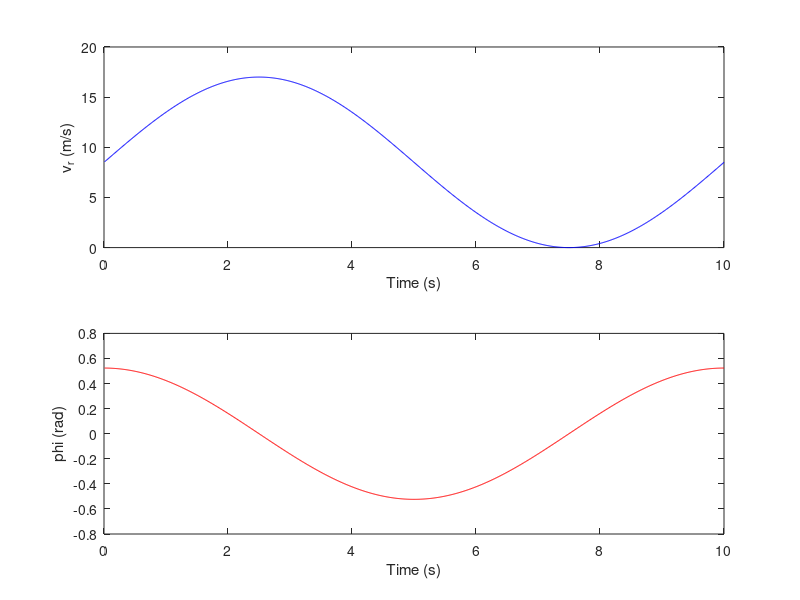
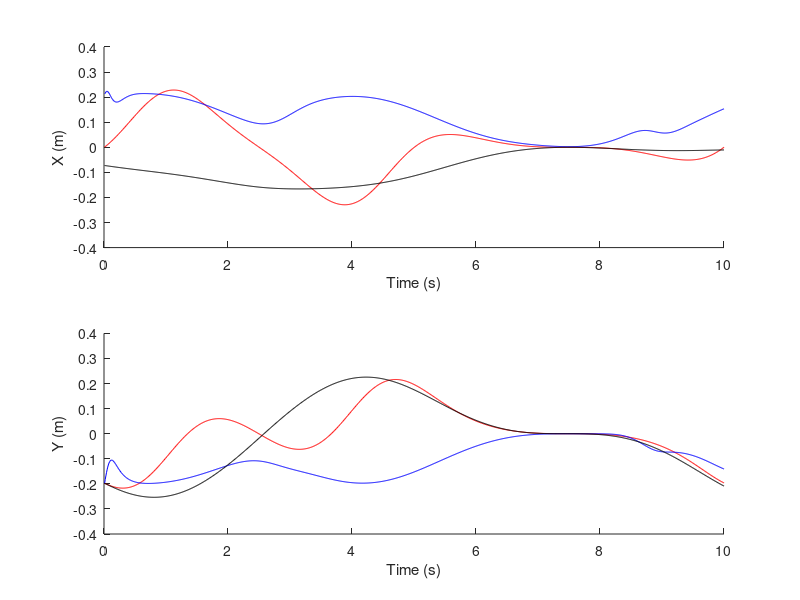
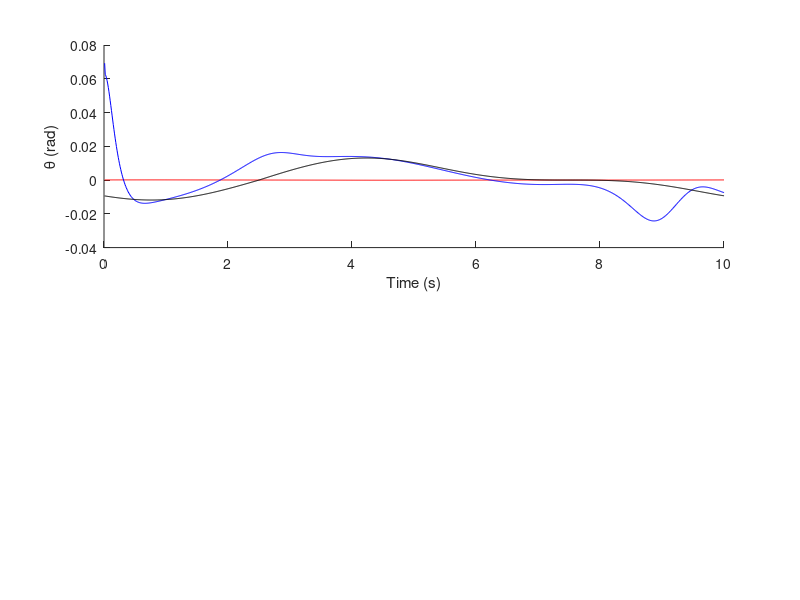

The MATLAB source for these figures, in order:
%%%%%%%%%%%%%%%%%%%%%%%%%%%%%%%%%%%%%%%%%%%%%%%%%%%%%%%%%%%%%%%%%%%%%%%%%%%
% File: numerical_simulation.m
% Author: Wenyu
% Date: 06/16/2019
% Description: simulate the kinematic motion of four wheel vehicle by a
% two-wheel differential mobile vehicle with sine inputs
% Version: v1.0 [06/16/2019][Wenyu]
%          v1.1 [06/19/2019][Zhenyu] add PID control 
%          v1.2 [06/21/2019][Zhenyu] add robort control
%          v1.3 [06/21/2019][Zhenyu] add a comparison of the three methods
%%%%%%%%%%%%%%%%%%%%%%%%%%%%%%%%%%%%%%%%%%%%%%%%%%%%%%%%%%%%%%%%%%%%%%%%%%%

%% init parameters
% init vehicle parameters
dt = 0.01;
L = 5;
s = 20;

% init controller gains
kx = 0.798;
ky = 0.001;
kth = 0.653;

% init 4 wheel vehicle pose for nonlinear controller
x4_non = 0;
y4_non = 0;
theta4_non = 0;

% init 2 wheel vehicle pose for nonlinear controller
x2_non = 0;
y2_non = 0;
theta2_non = 0;

% init real pose for nonlinear controller
x_non = 0;
y_non = 0;
theta_non = 0;

%init PID

Kp_v=[100 100 100];
Ki_v=[0.5 0.5 0.5];
Kd_v=[2 2 2];
Kp_w=[25 25 25];
Ki_w=[0.5 0.5 0.5];
Kd_w=[2 2 2];

% init 4 wheel vehicle pose for PID
x4_PID = 0;
y4_PID = 0;
theta4_PID = 0;

% init 2 wheel vehicle pose for PID
x2_PID = 0;
y2_PID = 0;
theta2_PID = 0;

% init real pose for PID
x_PID = 0;
y_PID = 0;
theta_PID = 0;

% initialize pid data
dx_before = x4_PID - x_PID;
dy_before = y4_PID - y_PID;
dth_before = theta4_PID - theta_PID;
dx_add = dx_before;
dy_add = dy_before;
dth_add = dth_before;


% init robort parameters
kalpha = 5;
krou = 6;

% init 4 wheel vehicle pose for robot control
x4_robo = 0;
y4_robo = 0;
theta4_robo = 0;

% init 2 wheel vehicle pose for robot control
x2_robo = 0;
y2_robo = 0;
theta2_robo = 0;

% init real pose for robot control
x_robo = 0;
y_robo = 0;
theta_robo = 0;

% init iteration times
amount = 1000;
t = 1 : amount;
TIME = t * dt;

% init input function (simple)
VR = 8.5 + 8.5 * sin(t / amount * 2 * pi);
PHI = pi / 6 * sin(t / amount * 2 * pi + pi / 2);

% init input function (extreme)
%VR = 15 + 15 * sin(t / amount * 5 * pi);
%PHI = pi / 6 * sin(t / amount * 5 * pi + pi / 2);
%% simulation for nonlinear controller, PID controller and robotic controller
for i = 1 : amount
    disp(i);
    %% input
    x4_non = x_non;
    y4_non = y_non;
    theta4_non = theta_non;
    
    vr_non = VR(i);
    phi_non = PHI(i);
    
    %% expected 4 wheel pose derivatives
    dth4_non = vr_non * tan(phi_non) / L;
    dx4_non = vr_non * cos(theta4_non) - s * dth4_non * sin(theta4_non);
    dy4_non = vr_non * sin(theta4_non) + s * dth4_non * cos(theta4_non);
    
    % accumulated pose
    x4_non = x4_non + dx4_non * dt;
    y4_non = y4_non + dy4_non * dt;
    theta4_non = theta4_non + dth4_non * dt;
    
    %% transform into 2 wheel
    % errors
    dx2_non = x4_non - x_non;
    dy2_non = y4_non - y_non;
    dth2_non = theta4_non - theta_non;
    % nonlinear controller
    v_non = vr_non * cos(dth2_non) + kx * dx2_non;
    w_non = vr_non * tan(phi_non) / L + ky * vr_non * dy2_non + kth * sin(dth2_non);
    % accumulated pose
    x2_non = x2_non + v_non * cos(theta2_non) * dt;
    y2_non = y2_non + v_non * sin(theta2_non) * dt;
    theta2_non = theta2_non + w_non * dt;
    
    %% output
    % real pose
    x_non = x2_non;
    y_non = y2_non;
    theta_non = theta2_non;
    
    % record results
    Rx_non(i) = x_non;
    Ry_non(i) = y_non;
    Rth_non(i) = theta_non;
    
%     while Rth(i) > pi
%         Rth(i) = Rth(i) - 2 * pi;
%     end
%     
%     while Rth(i) < -pi
%         Rth(i) = Rth(i) + 2 * pi;
%     end
    
    Rx4_non(i) = x4_non;
    Ry4_non(i) = y4_non;
    Rth4_non(i) = theta4_non;
    
%     while Rth4(i) > pi
%         Rth4(i) = Rth4(i) - 2 * pi;
%     end
%     
%     while Rth4(i) < -pi
%         Rth4(i) = Rth4(i) + 2 * pi;
%     end
    
    Rxe_non(i) = x2_non - x4_non;
    Rye_non(i) = y2_non - y4_non;
    Rthe_non(i) = theta2_non - theta4_non;
    
end
for i = 1 : amount
    disp(i);
    %% input
    x4_PID = x_PID;
    y4_PID = y_PID;
    theta4_PID = theta_PID;
    
    vr_PID = VR(i);
    phi_PID = PHI(i);
    
    %% expected 4 wheel pose derivatives
    dth4_PID = vr_PID * tan(phi_PID) / L;
    dx4_PID = vr_PID * cos(theta4_PID) - s * dth4_PID * sin(theta4_PID);
    dy4_PID = vr_PID * sin(theta4_PID) + s * dth4_PID * cos(theta4_PID);
    
    % accumulated pose
    x4_PID = x4_PID + dx4_PID * dt;
    y4_PID = y4_PID + dy4_PID * dt;
    theta4_PID = theta4_PID + dth4_PID * dt;
    
    %% transform into 2 wheel
    % errors
    dx2_PID = x4_PID - x_PID;
    dy2_PID = y4_PID - y_PID;
    dth2_PID = theta4_PID - theta_PID;
    dP = [dx2_PID ; dy2_PID ; dth2_PID];
    dD = [dx2_PID - dx_before ; dy2_PID - dy_before ; dth2_PID - dth_before];
    dI = [dx_add ; dy_add ; dth_add];
    % PID controller
    v_PID = Kp_v * dP + Kd_v * dD + Ki_v * dI;
    w_PID = Kp_w * dP + Kd_w * dD + Ki_w * dI;    
    % accumulated pose
    x2_PID = x2_PID + v_PID * cos(theta2_PID) * dt;
    y2_PID = y2_PID + v_PID * sin(theta2_PID) * dt;
    theta2_PID = theta2_PID + w_PID * dt;
    
    %% output
    % real pose
    x_PID = x2_PID;
    y_PID = y2_PID;
    theta_PID = theta2_PID;
    
    % record results
    Rx_PID(i) = x_PID;
    Ry_PID(i) = y_PID;
    Rth_PID(i) = theta_PID;
    
%     while Rth(i) > pi
%         Rth(i) = Rth(i) - 2 * pi;
%     end
%     
%     while Rth(i) < -pi
%         Rth(i) = Rth(i) + 2 * pi;
%     end
    
    Rx4_PID(i) = x4_PID;
    Ry4_PID(i) = y4_PID;
    Rth4_PID(i) = theta4_PID;
    
%     while Rth4(i) > pi
%         Rth4(i) = Rth4(i) - 2 * pi;
%     end
%     
%     while Rth4(i) < -pi
%         Rth4(i) = Rth4(i) + 2 * pi;
%     end
    
    Rxe_PID(i) = x2_PID - x4_PID;
    Rye_PID(i) = y2_PID - y4_PID;
    Rthe_PID(i) = theta2_PID - theta4_PID;
    
    dx_before = dx2_PID;
    dy_before = dy2_PID;
    dth_before = dth2_PID;

    dx_add = dx_add + dx_before;
    dy_add = dy_add + dy_before;
    dth_add = dth_add + dth_before;


end
for i = 1 : amount
    disp(i);
    %% input
    x4_robo = x_robo;
    y4_robo = y_robo;
    theta4_robo = theta_robo;
    
    vr_robo = VR(i);
    phi_robo = PHI(i);
    
    %% expected 4 wheel pose derivatives
    dth4_robo = vr_robo * tan(phi_robo) / L;
    dx4_robo = vr_robo * cos(theta4_robo) - s * dth4_robo * sin(theta4_robo);
    dy4_robo = vr_robo * sin(theta4_robo) + s * dth4_robo * cos(theta4_robo);
    
    % accumulated pose
    x4_robo = x4_robo + dx4_robo * dt;
    y4_robo = y4_robo + dy4_robo * dt;
    theta4_robo = theta4_robo + dth4_robo * dt;
    
    %% transform into 2 wheel
    % errors
    dx2_robo = x4_robo - x_robo;
    dy2_robo = y4_robo - y_robo;
    dth2_robo = theta4_robo - theta_robo;
    % robot controller
    rou = sqrt(dx2_robo * dx2_robo + dy2_robo * dy2_robo);
    alpha = abs(dth2_robo);
    v_robo = krou * rou;
    w_robo = kalpha * alpha;
    
    % accumulated pose
    x2_robo = x2_robo + v_robo * cos(theta2_robo) * dt;
    y2_robo = y2_robo + v_robo * sin(theta2_robo) * dt;
    theta2_robo = theta2_robo + w_robo * dt;
    
    %% output
    % real pose
    x_robo = x2_robo;
    y_robo = y2_robo;
    theta_robo = theta2_robo;
    
    % record results
    Rx_robo(i) = x_robo;
    Ry_robo(i) = y_robo;
    Rth_robo(i) = theta_robo;
    
%     while Rth(i) > pi
%         Rth(i) = Rth(i) - 2 * pi;
%     end
%     
%     while Rth(i) < -pi
%         Rth(i) = Rth(i) + 2 * pi;
%     end
    
    Rx4_robo(i) = x4_robo;
    Ry4_robo(i) = y4_robo;
    Rth4_robo(i) = theta4_robo;
    
%     while Rth4(i) > pi
%         Rth4(i) = Rth4(i) - 2 * pi;
%     end
%     
%     while Rth4(i) < -pi
%         Rth4(i) = Rth4(i) + 2 * pi;
%     end
    
    Rxe_robo(i) = x2_robo - x4_robo;
    Rye_robo(i) = y2_robo - y4_robo;
    Rthe_robo(i) = theta2_robo - theta4_robo;
    

end

%% Illustrate results figures
% inputs
figure;
hold on;

subplot(2, 1, 1);
plot(TIME, VR, 'b');
xlabel('Time (s)');
ylabel('v_r (m/s)');

subplot(2, 1, 2);
plot(TIME, PHI, 'r');
xlabel('Time (s)')
ylabel('phi (rad)')

%  X, Y and theta errors while red line corresponds to nonlinear controller, 
%  blue line corresponds to PID controller, 
%  black line corresponds to robotic controller
figure;
hold on;

subplot(2, 1, 1);
hold on;
plot(TIME, Rxe_non, 'r');
plot(TIME, Rxe_PID, 'b');
plot(TIME, Rxe_robo, 'k');
xlabel('Time (s)')
ylabel('X (m)')

subplot(2, 1, 2);
hold on;
plot(TIME, Rye_non, 'r');
plot(TIME, Rye_PID, 'b');
plot(TIME, Rye_robo, 'k');
xlabel('Time (s)')
ylabel('Y (m)')

figure;
subplot(2, 1, 1);
hold on;
plot(TIME, Rthe_non, 'r');
plot(TIME, Rthe_PID, 'b');
plot(TIME, Rthe_robo, 'k');
xlabel('Time (s)')
ylabel('\theta (rad)')